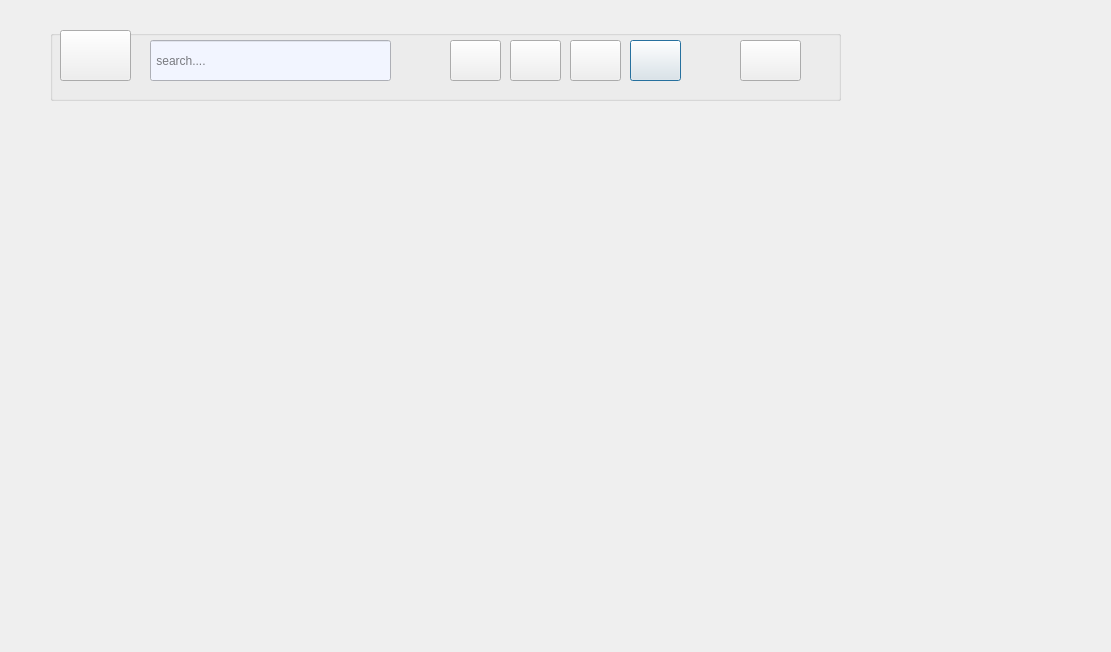
<?xml version="1.0" encoding="UTF-8"?>
<ui version="4.0">
 <class>fifthpage</class>
 <widget class="QDialog" name="fifthpage">
  <property name="geometry">
   <rect>
    <x>0</x>
    <y>0</y>
    <width>1111</width>
    <height>652</height>
   </rect>
  </property>
  <property name="windowTitle">
   <string>Dialog</string>
  </property>
  <property name="styleSheet">
   <string notr="true"/>
  </property>
  <widget class="QGroupBox" name="groupBox">
   <property name="geometry">
    <rect>
     <x>50</x>
     <y>30</y>
     <width>791</width>
     <height>71</height>
    </rect>
   </property>
   <property name="title">
    <string/>
   </property>
   <widget class="QPushButton" name="pushButton">
    <property name="geometry">
     <rect>
      <x>10</x>
      <y>0</y>
      <width>71</width>
      <height>51</height>
     </rect>
    </property>
    <property name="styleSheet">
     <string notr="true">border-image: url(:/new/prefix1/linkdin.jpg);</string>
    </property>
    <property name="text">
     <string/>
    </property>
   </widget>
   <widget class="QLineEdit" name="lineEdit">
    <property name="geometry">
     <rect>
      <x>100</x>
      <y>10</y>
      <width>241</width>
      <height>41</height>
     </rect>
    </property>
    <property name="styleSheet">
     <string notr="true">background-color: rgb(242, 245, 255);</string>
    </property>
    <property name="frame">
     <bool>true</bool>
    </property>
    <property name="placeholderText">
     <string> search....</string>
    </property>
   </widget>
   <widget class="QPushButton" name="home">
    <property name="geometry">
     <rect>
      <x>400</x>
      <y>10</y>
      <width>51</width>
      <height>41</height>
     </rect>
    </property>
    <property name="styleSheet">
     <string notr="true"/>
    </property>
    <property name="text">
     <string/>
    </property>
    <property name="default">
     <bool>true</bool>
    </property>
    <property name="flat">
     <bool>false</bool>
    </property>
   </widget>
   <widget class="QPushButton" name="network">
    <property name="geometry">
     <rect>
      <x>460</x>
      <y>10</y>
      <width>51</width>
      <height>41</height>
     </rect>
    </property>
    <property name="styleSheet">
     <string notr="true"/>
    </property>
    <property name="text">
     <string/>
    </property>
    <property name="default">
     <bool>true</bool>
    </property>
   </widget>
   <widget class="QPushButton" name="job">
    <property name="geometry">
     <rect>
      <x>520</x>
      <y>10</y>
      <width>51</width>
      <height>41</height>
     </rect>
    </property>
    <property name="styleSheet">
     <string notr="true"/>
    </property>
    <property name="text">
     <string/>
    </property>
    <property name="default">
     <bool>true</bool>
    </property>
   </widget>
   <widget class="QPushButton" name="me">
    <property name="geometry">
     <rect>
      <x>690</x>
      <y>10</y>
      <width>61</width>
      <height>41</height>
     </rect>
    </property>
    <property name="styleSheet">
     <string notr="true"/>
    </property>
    <property name="text">
     <string/>
    </property>
   </widget>
   <widget class="QPushButton" name="messaging">
    <property name="geometry">
     <rect>
      <x>580</x>
      <y>10</y>
      <width>51</width>
      <height>41</height>
     </rect>
    </property>
    <property name="styleSheet">
     <string notr="true"/>
    </property>
    <property name="text">
     <string/>
    </property>
    <property name="default">
     <bool>true</bool>
    </property>
   </widget>
  </widget>
 </widget>
 <resources/>
 <connections/>
</ui>
